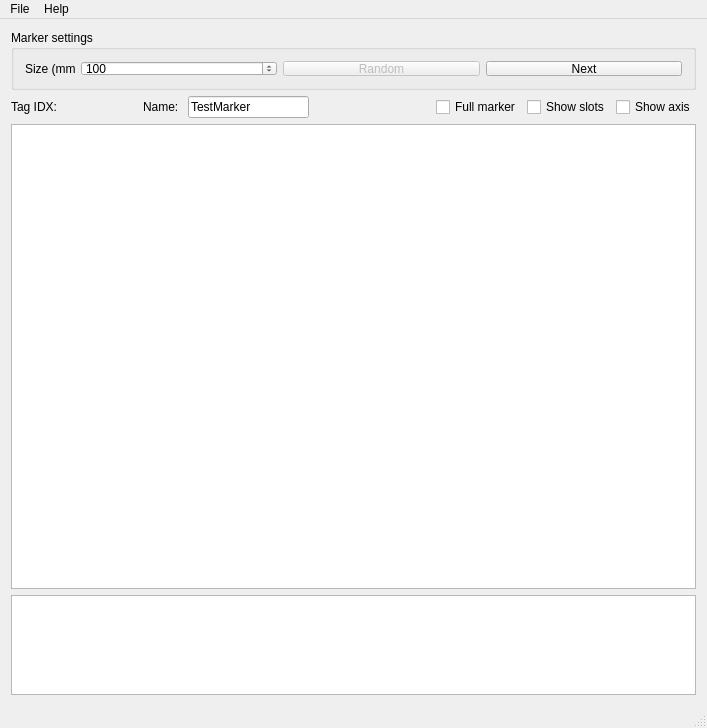
<?xml version="1.0" encoding="UTF-8"?>
<ui version="4.0">
 <class>RUNETagGeneratorClass</class>
 <widget class="QMainWindow" name="RUNETagGeneratorClass">
  <property name="geometry">
   <rect>
    <x>0</x>
    <y>0</y>
    <width>707</width>
    <height>728</height>
   </rect>
  </property>
  <property name="sizePolicy">
   <sizepolicy hsizetype="Preferred" vsizetype="Preferred">
    <horstretch>0</horstretch>
    <verstretch>0</verstretch>
   </sizepolicy>
  </property>
  <property name="minimumSize">
   <size>
    <width>520</width>
    <height>580</height>
   </size>
  </property>
  <property name="maximumSize">
   <size>
    <width>99999</width>
    <height>99999</height>
   </size>
  </property>
  <property name="windowTitle">
   <string>RUNETag Generator</string>
  </property>
  <widget class="QWidget" name="centralWidget">
   <layout class="QVBoxLayout" name="verticalLayout">
    <item>
     <widget class="QGroupBox" name="groupBox">
      <property name="sizePolicy">
       <sizepolicy hsizetype="Expanding" vsizetype="Expanding">
        <horstretch>0</horstretch>
        <verstretch>0</verstretch>
       </sizepolicy>
      </property>
      <property name="maximumSize">
       <size>
        <width>16777215</width>
        <height>60</height>
       </size>
      </property>
      <property name="title">
       <string>Marker settings</string>
      </property>
      <layout class="QHBoxLayout" name="horizontalLayout">
       <item>
        <widget class="QLabel" name="label">
         <property name="maximumSize">
          <size>
           <width>50</width>
           <height>16777215</height>
          </size>
         </property>
         <property name="text">
          <string>Size (mm)</string>
         </property>
        </widget>
       </item>
       <item>
        <widget class="QSpinBox" name="markerSize">
         <property name="minimum">
          <number>50</number>
         </property>
         <property name="maximum">
          <number>200</number>
         </property>
         <property name="value">
          <number>100</number>
         </property>
        </widget>
       </item>
       <item>
        <widget class="QPushButton" name="generateButton">
         <property name="enabled">
          <bool>false</bool>
         </property>
         <property name="text">
          <string>Random</string>
         </property>
        </widget>
       </item>
       <item>
        <widget class="QPushButton" name="nextCodeButton">
         <property name="text">
          <string>Next</string>
         </property>
        </widget>
       </item>
      </layout>
     </widget>
    </item>
    <item>
     <layout class="QHBoxLayout" name="horizontalLayout_2">
      <item>
       <widget class="QLabel" name="label_3">
        <property name="text">
         <string>Tag IDX: </string>
        </property>
       </widget>
      </item>
      <item>
       <widget class="QLabel" name="tagIndex">
        <property name="minimumSize">
         <size>
          <width>70</width>
          <height>0</height>
         </size>
        </property>
        <property name="font">
         <font>
          <pointsize>11</pointsize>
          <weight>75</weight>
          <bold>true</bold>
         </font>
        </property>
        <property name="text">
         <string/>
        </property>
       </widget>
      </item>
      <item>
       <widget class="QLabel" name="label_4">
        <property name="text">
         <string>Name: </string>
        </property>
       </widget>
      </item>
      <item>
       <widget class="QLineEdit" name="markerName">
        <property name="maximumSize">
         <size>
          <width>200</width>
          <height>16777215</height>
         </size>
        </property>
        <property name="text">
         <string>TestMarker</string>
        </property>
        <property name="maxLength">
         <number>63</number>
        </property>
       </widget>
      </item>
      <item>
       <spacer name="horizontalSpacer">
        <property name="orientation">
         <enum>Qt::Horizontal</enum>
        </property>
        <property name="sizeHint" stdset="0">
         <size>
          <width>40</width>
          <height>20</height>
         </size>
        </property>
       </spacer>
      </item>
      <item>
       <widget class="QCheckBox" name="fullMarkerCheckBox">
        <property name="enabled">
         <bool>true</bool>
        </property>
        <property name="text">
         <string>Full marker</string>
        </property>
        <property name="checked">
         <bool>false</bool>
        </property>
       </widget>
      </item>
      <item>
       <widget class="QCheckBox" name="showSlotsCheckBox">
        <property name="text">
         <string>Show slots</string>
        </property>
       </widget>
      </item>
      <item>
       <widget class="QCheckBox" name="showAxisCheckBox">
        <property name="text">
         <string>Show axis</string>
        </property>
       </widget>
      </item>
     </layout>
    </item>
    <item>
     <widget class="QGraphicsView" name="graphicsView">
      <property name="sizePolicy">
       <sizepolicy hsizetype="Expanding" vsizetype="Expanding">
        <horstretch>0</horstretch>
        <verstretch>0</verstretch>
       </sizepolicy>
      </property>
      <property name="alignment">
       <set>Qt::AlignCenter</set>
      </property>
      <property name="transformationAnchor">
       <enum>QGraphicsView::NoAnchor</enum>
      </property>
     </widget>
    </item>
    <item>
     <widget class="QPlainTextEdit" name="crTextEdit">
      <property name="maximumSize">
       <size>
        <width>16777215</width>
        <height>100</height>
       </size>
      </property>
      <property name="readOnly">
       <bool>true</bool>
      </property>
      <property name="plainText">
       <string notr="true"/>
      </property>
     </widget>
    </item>
   </layout>
  </widget>
  <widget class="QMenuBar" name="menuBar">
   <property name="geometry">
    <rect>
     <x>0</x>
     <y>0</y>
     <width>707</width>
     <height>21</height>
    </rect>
   </property>
   <widget class="QMenu" name="menuEllyMark_Creato">
    <property name="title">
     <string>File</string>
    </property>
    <addaction name="actionLoad_tags"/>
    <addaction name="actionPrint"/>
    <addaction name="separator"/>
    <addaction name="actionExit"/>
   </widget>
   <widget class="QMenu" name="menuHelp">
    <property name="title">
     <string>Help</string>
    </property>
    <addaction name="actionAbout"/>
   </widget>
   <addaction name="menuEllyMark_Creato"/>
   <addaction name="menuHelp"/>
  </widget>
  <widget class="QStatusBar" name="statusBar"/>
  <action name="actionExit">
   <property name="text">
    <string>Exit</string>
   </property>
  </action>
  <action name="actionPrint">
   <property name="text">
    <string>Export PDF</string>
   </property>
  </action>
  <action name="actionAbout">
   <property name="text">
    <string>About</string>
   </property>
  </action>
  <action name="actionLoad_tags">
   <property name="text">
    <string>Load tags</string>
   </property>
  </action>
 </widget>
 <layoutdefault spacing="6" margin="11"/>
 <resources/>
 <connections/>
</ui>
